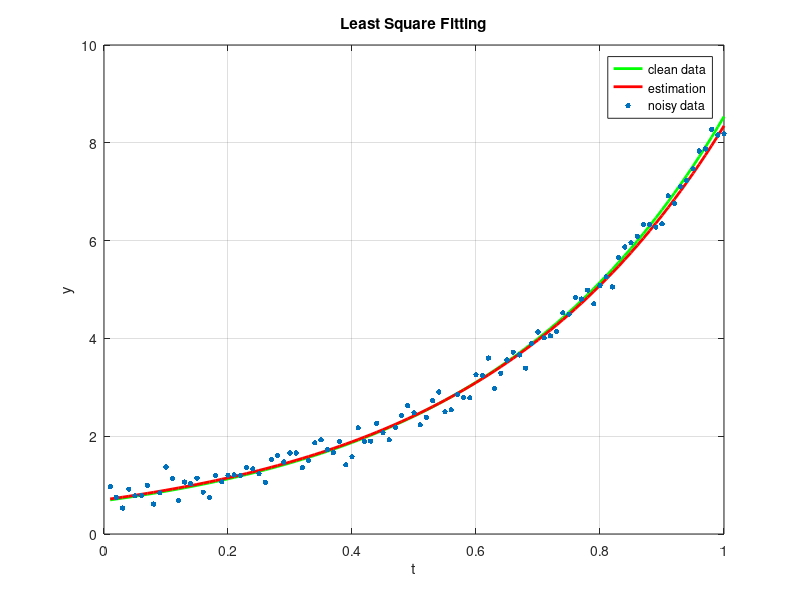

Source code (MATLAB):
clear;clc;

%Author: Uğur ÜN
%Date  : 30 Oct 2024

#y = A*exp(b*t)
A = 0.68;
b = 2.53;
std = 0.18;
t = 0.01:0.01:1;
n = length(t);


#clean data generation
clean_data = A*exp(b*t);

#noisy data generation
noisy_data = A*exp(b*t) + std*randn(1,n); #+ std*randn(1:n);

#LSE
#lny = lna + b*t,  y' = A + B*x
#y' = lny,   a' = lna
y = log(noisy_data');
x = ones(n,2); x(:,2) = t';
c = inv(x'*x)*x'*y; c(1) = exp(c(1));
est_data = c(1)*exp(c(2)*t);

#plots
figure(1)
plot(t, clean_data, 'g', 'LineWidth',2);hold on;
plot(t, est_data, 'r', 'LineWidth',2);hold on;
scatter(t, noisy_data,15,'filled','b');
title('Least Square Fitting');
xlabel('t');ylabel('y');
legend('clean data','estimation','noisy data');
grid on;


